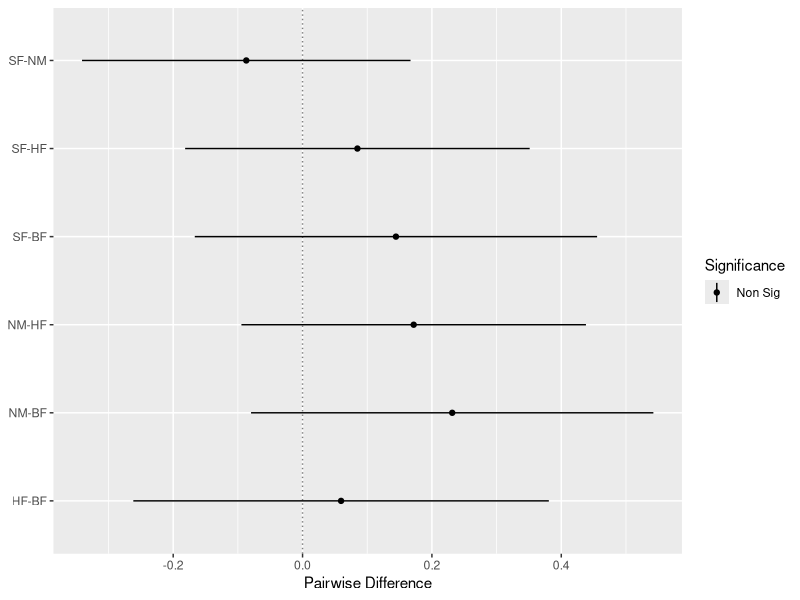

This chart was generated by the following R code:
# TukeyHSD.betadisper creates a set of confidence intervals on the differences 
# between the mean distance-to-centroid of the levels of the grouping factor 
# with the specified family-wise probability of coverage. The intervals are 
# based on the Studentized range statistic, Tukey's 'Honest Significant 
# Difference' method.


## Makes a plot of TukeyHSD run on beta dispersion.
## Use if anova on dispersion returns significant differences.

library(vegan)
library(ggplot2)

data("dune", "dune.env")
dist <- vegdist(dune, dist='bray')

dune.beta <- betadisper(dist, dune.env$Management)
anova(dune.beta)
dune.hsd <- TukeyHSD(dune.beta)
dune.hsd <- data.frame(dune.hsd$group)
dune.hsd$pairs <- row.names(dune.hsd)

## Turn this into a function.
## Based on http://stackoverflow.com/a/33644298
ggplot(dune.hsd,
       aes(colour = cut(
         p.adj, c(0, 0.05, 1),
         labels = c("p < 0.05", "Non Sig")
       ))) +
  geom_hline(yintercept = 0,
             lty = "12",
             color = "gray50") +
  geom_linerange(aes(pairs, ymin = lwr,
                     ymax = upr)) +
  geom_point(aes(pairs, diff)) +
  scale_color_manual(values = c("black", "gray80"),
                     name = "Significance") +
  coord_flip() +
  xlab(NULL) +
  ylab("Pairwise Difference")
